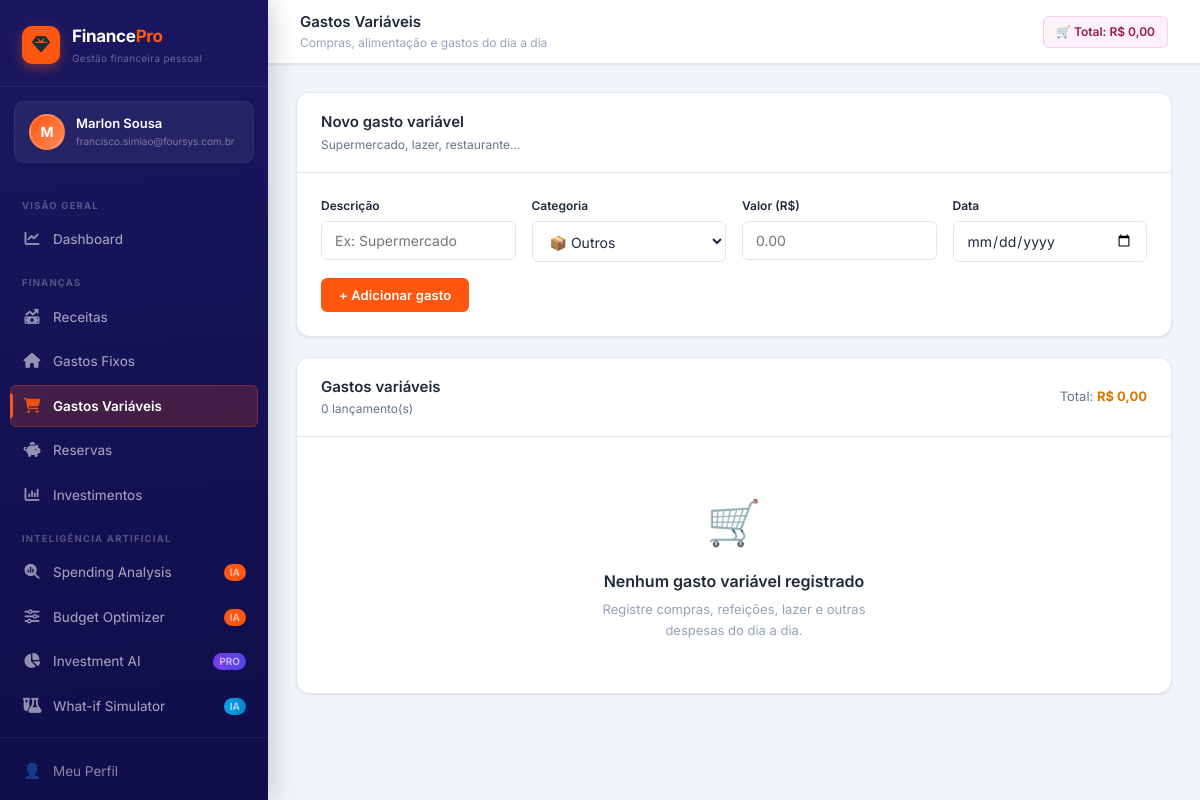
The page /gastos-variaveis/ (signed in) on the database its author committed.
### accounts/models.py (models this page shows, shortened)
class User(AbstractBaseUser, PermissionsMixin):
    email = models.EmailField(unique=True, verbose_name='E-mail')
    first_name = models.CharField(max_length=100, verbose_name='Nome')
    last_name = models.CharField(max_length=100, blank=True, verbose_name='Sobrenome')
    photo = models.ImageField(
        upload_to='photos/',
        null=True, blank=True,
        verbose_name='Foto do perfil'
    )
    is_active = models.BooleanField(default=True)
    is_staff = models.BooleanField(default=False)
    date_joined = models.DateTimeField(auto_now_add=True)
    objects = UserManager()
    USERNAME_FIELD = 'email'
    REQUIRED_FIELDS = ['first_name']
    class Meta:
        verbose_name = 'Usuário'
        verbose_name_plural = 'Usuários'
    def get_full_name(self):
        return f'{self.first_name} {self.last_name}'.strip()

### finance/views.py (the view)
# urls.py: path('gastos-variaveis/',                 views.gastos_variaveis,    name='gastos_variaveis'),
@login_required
def gastos_variaveis(request):
    form = GastoVariavelForm(request.POST or None)
    if request.method == 'POST' and form.is_valid():
        obj = form.save(commit=False)
        obj.user = request.user
        obj.save()
        messages.success(request, 'Gasto variável adicionado!')
        return redirect('gastos_variaveis')
    items = request.user.gastos_variaveis.all()
    total = items.aggregate(t=Sum('valor'))['t'] or Decimal('0')
    return render(request, 'finance/gastos_variaveis.html', {
        'form': form, 'items': items, 'total': total, 'page': 'variaveis'
    })

### finance/forms.py
class GastoVariavelForm(forms.ModelForm):
    class Meta:
        model = GastoVariavel
        fields = ['nome', 'categoria', 'valor', 'data']
        widgets = {
            'nome':      forms.TextInput(attrs={**_input, 'placeholder': 'Ex: Supermercado'}),
            'categoria': forms.Select(attrs=_select),
            'valor':     forms.NumberInput(attrs={**_input, 'placeholder': '0.00', 'step': '0.01', 'min': '0'}),
            'data':      forms.DateInput(attrs={**_input, 'type': 'date'}),
        }
        labels = {'nome': 'Descrição', 'categoria': 'Categoria', 'valor': 'Valor (R$)', 'data': 'Data'}

### templates/finance/gastos_variaveis.html (shortened to what this page needs)
{% extends 'base.html' %}
{% block page_title %}Gastos Variáveis{% endblock %}
{% block page_sub %}Compras, alimentação e gastos do dia a dia{% endblock %}
{% block header_right %}
<div class="header-chip" style="background:#fdf2f8;border-color:#fbcfe8;color:#9d174d;font-weight:600">
  🛒 Total: R$ {{ total|floatformat:2 }}
</div>
{% endblock %}
{% block content %}
<div class="section-card">
  <div class="section-header">
    <div class="section-header-text">
      <h3>Novo gasto variável</h3>
      <p>Supermercado, lazer, restaurante…</p>
    </div>
  </div>
  <div class="section-body">
    <form method="post" novalidate>
      <div class="form-row">
        {% for field in form %}
        <div class="form-group">
          <label for="{{ field.id_for_label }}">{{ field.label }}</label>
          {{ field }}
        </div>
        {% endfor %}
      </div>
      <div class="form-actions">
        <button type="submit" class="btn btn-primary">+ Adicionar gasto</button>
      </div>
    </form>
  </div>
</div>
<div class="section-card">
  <div class="section-header">
    <div class="section-header-text">
      <h3>Gastos variáveis</h3>
      <p>{{ items|length }} lançamento(s)</p>
    </div>
    <div class="section-header-meta">
      Total: <strong style="color:var(--warning)">R$ {{ total|floatformat:2 }}</strong>
    </div>
  </div>
  {% if items %}
  <div class="table-wrap">
    <table>
      <thead>
        <tr>
          <th>Descrição</th>
          <th>Categoria</th>
          <th>Data</th>
          <th class="text-right">Valor</th>
          <th class="text-right">Ações</th>
        </tr>
      </thead>
      <tbody>
        {% for r in items %}
        <tr>
          <td style="font-weight:500">{{ r.nome }}</td>
          <td><span class="badge b-var">{{ r.get_categoria_display }}</span></td>
          <td style="color:var(--text-secondary);font-size:13px">{{ r.data|date:"d/m/Y" }}</td>
          <td class="text-right font-bold" style="color:var(--warning)">R$ {{ r.valor|floatformat:2 }}</td>
          <td class="text-right" style="white-space:nowrap">
            <a href="{% url 'gasto_variavel_edit' r.pk %}" class="btn-icon-edit">✏ Editar</a>
            <a href="{% url 'gasto_variavel_delete' r.pk %}" class="btn-icon-del" style="margin-left:6px">🗑 Excluir</a>
          </td>
        </tr>
        {% endfor %}
      </tbody>
      <tfoot>
        <tr style="background:var(--surface-2)">
          <td colspan="3" style="padding:12px 16px;font-size:12px;font-weight:700;color:var(--text-muted);text-transform:uppercase;letter-spacing:.5px">Total</td>
          <td class="text-right" style="padding:12px 16px;font-size:15px;font-weight:700;color:var(--warning)">R$ {{ total|floatformat:2 }}</td>
          <td></td>
        </tr>
      </tfoot>
    </table>
  </div>
  {% else %}
  <div class="empty">
    <div class="empty-icon">🛒</div>
    <h3>Nenhum gasto variável registrado</h3>
    <p>Registre compras, refeições, lazer e outras<br>despesas do dia a dia.</p>
  </div>
  {% endif %}
</div>
{% endblock %}

### templates/base.html (shortened to what this page needs)
<!DOCTYPE html>
<html lang="pt-BR">
<head>
<link rel="stylesheet" href="https://cdnjs.cloudflare.com/ajax/libs/font-awesome/6.5.0/css/all.min.css">
</head>
<body>
<div class="layout">
  <aside class="sidebar" id="sidebar">
    <div class="sidebar-logo">
      <div class="sidebar-logo-icon">
        <i class="fa-solid fa-gem"></i>
      </div>
      <div class="sidebar-logo-text">
        <h1>Finance<span>Pro</span></h1>
        <p>Gestão financeira pessoal</p>
      </div>
    </div>
    {% if user.is_authenticated %}
    <div class="sidebar-user">
      <div class="sidebar-avatar">
        {% if user.photo %}
          <img src="{{ user.photo.url }}" alt="">
        {% else %}
          {{ user.first_name|first|upper }}
        {% endif %}
      </div>
      <div class="sidebar-user-info">
        <div class="sidebar-user-name">{{ user.get_full_name }}</div>
        <div class="sidebar-user-role">{{ user.email }}</div>
      </div>
    </div>
    {% endif %}
    <nav class="sidebar-nav">
      <div class="nav-section">Visão Geral</div>
      <a href="{% url 'dashboard' %}" class="nav-item {% if page == 'dashboard' %}active{% endif %}">
        <span class="nav-icon">
          <i class="fa-solid fa-chart-line"></i>
        </span> Dashboard
      </a>
      <div class="nav-section">Finanças</div>
      <a href="{% url 'receitas' %}" class="nav-item {% if page == 'receitas' %}active{% endif %}">
        <span class="nav-icon">
  <i class="fa-solid fa-money-bill-trend-up"></i>
</span> Receitas
      </a>
      <a href="{% url 'gastos_fixos' %}" class="nav-item {% if page == 'fixos' %}active{% endif %}">
        <span class="nav-icon">
  <i class="fa-solid fa-house"></i>
</span> Gastos Fixos
      </a>
      <a href="{% url 'gastos_variaveis' %}" class="nav-item {% if page == 'variaveis' %}active{% endif %}">
        <span class="nav-icon">
  <i class="fa-solid fa-cart-shopping"></i>
</span> Gastos Variáveis
      </a>
      <a href="{% url 'reservas' %}" class="nav-item {% if page == 'reservas' %}active{% endif %}">
        <span class="nav-icon">
  <i class="fa-solid fa-piggy-bank"></i>
</span> Reservas
      </a>
      <a href="{% url 'investimentos' %}" class="nav-item {% if page == 'investimentos' %}active{% endif %}">
        <span class="nav-icon">
  <i class="fa-solid fa-chart-column"></i>
</span> Investimentos
      </a>
      <div class="nav-section">Inteligência Artificial</div>
      <a href="{% url 'spending_analysis' %}" class="nav-item {% if page == 'spending_analysis' %}active{% endif %}">
        <span class="nav-icon"><i class="fa-solid fa-magnifying-glass-chart"></i></span>
        Spending Analysis
        <span class="nav-badge">IA</span>
      </a>
      <a href="{% url 'budget_optimizer' %}" class="nav-item {% if page == 'budget_optimizer' %}active{% endif %}">
        <span class="nav-icon"><i class="fa-solid fa-sliders"></i></span>
        Budget Optimizer
        <span class="nav-badge">IA</span>
      </a>
      <a href="{% url 'investment_assistant' %}" class="nav-item {% if page == 'investment_assistant' %}active{% endif %}">
        <span class="nav-icon"><i class="fa-solid fa-chart-pie"></i></span>
        Investment AI
        <span class="nav-badge" style="background:linear-gradient(90deg,#7c3aed,#4f46e5)">PRO</span>
      </a>
      <a href="{% url 'whatif_simulator' %}" class="nav-item {% if page == 'whatif_simulator' %}active{% endif %}">
        <span class="nav-icon"><i class="fa-solid fa-flask-vial"></i></span>
        What-if Simulator
        <span class="nav-badge" style="background:linear-gradient(90deg,#0ea5e9,#0284c7)">IA</span>
      </a>
    </nav>
    <div class="sidebar-footer">
      <a href="{% url 'profile' %}" class="sidebar-footer-link">
        <span class="nav-icon">👤</span> Meu Perfil
      </a>
      <form method="post" action="{% url 'logout' %}" style="margin:0">
        <button type="submit" class="sidebar-footer-btn">
        </button>
      </form>
    </div>
  </aside>
  <div class="main">
    <header class="header">
      <div class="header-left">
        <div class="breadcrumb">
          <div>
            <div class="breadcrumb-current">{% block page_title %}FinancePro{% endblock %}</div>
            <div class="breadcrumb-sub">{% block page_sub %}{% endblock %}</div>
          </div>
        </div>
      </div>
      <div class="header-right">
        {% block header_right %}{% endblock %}
      </div>
    </header>
    <div class="content-wrapper">
      <div class="content">
        {% block content %}{% endblock %}
      </div>
    </div>
  </div>
</div>
</body>
</html>

### rows shown on the page
User: first_name|first "M", get_full_name "Marlon Sousa", email "francisco.simiao@foursys.com.br"

### other values the page prints
{{ total|floatformat:2 }} "0,00"
{{ field.label }} "Descrição" "Categoria" "Valor (R$)" "Data"
{{ items|length }} "0"
